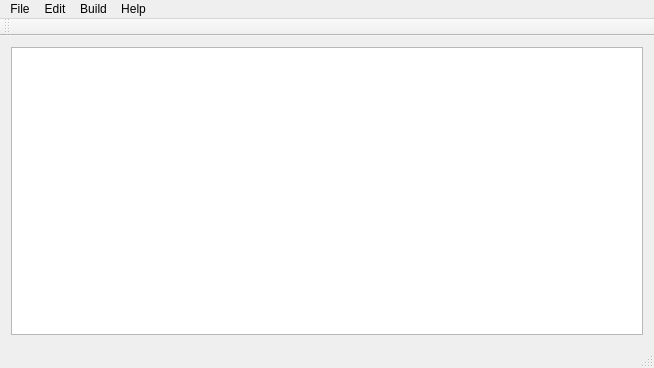
<?xml version="1.0" encoding="UTF-8"?>
<ui version="4.0">
 <class>MainWindow</class>
 <widget class="QMainWindow" name="MainWindow">
  <property name="geometry">
   <rect>
    <x>0</x>
    <y>0</y>
    <width>654</width>
    <height>368</height>
   </rect>
  </property>
  <property name="windowTitle">
   <string notr="true">SCAPES</string>
  </property>
  <widget class="QWidget" name="centralWidget">
   <layout class="QVBoxLayout" name="verticalLayout_2">
    <item>
     <layout class="QVBoxLayout" name="verticalLayout">
      <item>
       <widget class="QTextEdit" name="textEdit"/>
      </item>
     </layout>
    </item>
   </layout>
  </widget>
  <widget class="QMenuBar" name="menuBar">
   <property name="geometry">
    <rect>
     <x>0</x>
     <y>0</y>
     <width>654</width>
     <height>22</height>
    </rect>
   </property>
   <widget class="QMenu" name="menuFile">
    <property name="title">
     <string>File</string>
    </property>
    <addaction name="actionNew"/>
    <addaction name="actionOpen"/>
    <addaction name="separator"/>
    <addaction name="actionSave"/>
    <addaction name="actionSave_As"/>
    <addaction name="separator"/>
    <addaction name="actionPrint"/>
    <addaction name="separator"/>
    <addaction name="actionExit"/>
   </widget>
   <widget class="QMenu" name="menuEdit">
    <property name="title">
     <string>Edit</string>
    </property>
    <addaction name="actionCut"/>
    <addaction name="actionCopy"/>
    <addaction name="actionPaste"/>
    <addaction name="separator"/>
    <addaction name="actionUndo"/>
    <addaction name="actionRedo"/>
   </widget>
   <widget class="QMenu" name="menuHelp">
    <property name="title">
     <string>Help</string>
    </property>
    <addaction name="separator"/>
    <addaction name="separator"/>
    <addaction name="actionAbout"/>
    <addaction name="separator"/>
    <addaction name="actionDocumentation"/>
   </widget>
   <widget class="QMenu" name="menuBuild">
    <property name="title">
     <string>Build</string>
    </property>
    <addaction name="actionCompile"/>
    <addaction name="separator"/>
    <addaction name="actionRun"/>
   </widget>
   <addaction name="menuFile"/>
   <addaction name="menuEdit"/>
   <addaction name="menuBuild"/>
   <addaction name="menuHelp"/>
  </widget>
  <widget class="QToolBar" name="mainToolBar">
   <attribute name="toolBarArea">
    <enum>TopToolBarArea</enum>
   </attribute>
   <attribute name="toolBarBreak">
    <bool>false</bool>
   </attribute>
  </widget>
  <widget class="QStatusBar" name="statusBar"/>
  <action name="actionNew">
   <property name="text">
    <string>New</string>
   </property>
  </action>
  <action name="actionOpen">
   <property name="text">
    <string>Open</string>
   </property>
  </action>
  <action name="actionSave">
   <property name="text">
    <string>Save</string>
   </property>
  </action>
  <action name="actionSave_As">
   <property name="text">
    <string>Save As</string>
   </property>
  </action>
  <action name="actionPrint">
   <property name="text">
    <string>Print</string>
   </property>
  </action>
  <action name="actionExit">
   <property name="text">
    <string>Exit</string>
   </property>
  </action>
  <action name="actionCut">
   <property name="text">
    <string>Cut</string>
   </property>
  </action>
  <action name="actionCopy">
   <property name="text">
    <string>Copy</string>
   </property>
  </action>
  <action name="actionPaste">
   <property name="text">
    <string>Paste</string>
   </property>
  </action>
  <action name="actionUndo">
   <property name="text">
    <string>Undo</string>
   </property>
  </action>
  <action name="actionRedo">
   <property name="text">
    <string>Redo</string>
   </property>
  </action>
  <action name="actionReadMe">
   <property name="text">
    <string>ReadMe</string>
   </property>
  </action>
  <action name="actionAbout">
   <property name="text">
    <string>About</string>
   </property>
  </action>
  <action name="actionCompile">
   <property name="text">
    <string>Compile</string>
   </property>
  </action>
  <action name="actionRun">
   <property name="text">
    <string>Run</string>
   </property>
  </action>
  <action name="actionDocumentation">
   <property name="text">
    <string>Documentation</string>
   </property>
  </action>
 </widget>
 <layoutdefault spacing="6" margin="11"/>
 <resources/>
 <connections/>
</ui>
